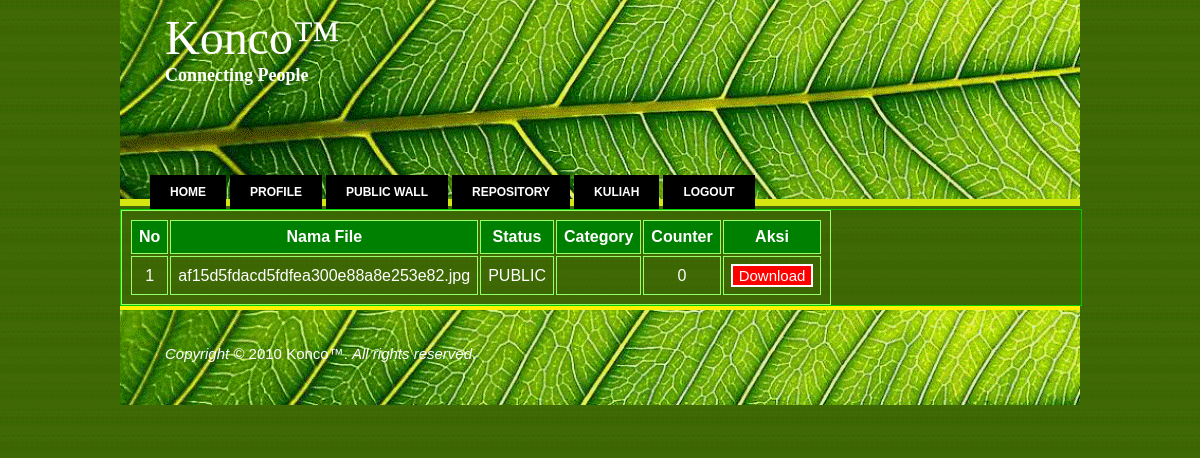
The page /repository.php?userid=9 (signed in) on the database its author committed.
### tables this page shows
CREATE TABLE IF NOT EXISTS `userrepository` (
  `repositoryid` int(11) NOT NULL AUTO_INCREMENT,
  `userid` int(11) NOT NULL,
  `uploadtimestamp` datetime NOT NULL,
  `status` enum('PUBLIC','FOLLOWER','PRIVATE') NOT NULL,
  `filename` varchar(256) NOT NULL,
  `filenamehash` varchar(256) NOT NULL,
  `filesize` int(11) NOT NULL,
  `counter` int(11) NOT NULL,
  `category` varchar(256) NOT NULL,
  PRIMARY KEY (`repositoryid`)
);

### includes/config.php (called while the page is built)
<?php
$cfg['Database']['host'] = '127.0.0.1';
$cfg['Database']['user'] = 'root';
$cfg['Database']['pass'] = 'rootpekoktenan';
$cfg['Database']['tableprefix'] = '';
$cfg['Session']['prefix'] = 'PROGIN_';
$cfg['secret'] = 'salt';
?>

### includes/session.php (called while the page is built, shortened)
<?php
require_once("config.php");
function sessionGet($svar) {
	if(isset($_SESSION[$cfg['Session']['prefix'].$svar])) {
		return $_SESSION[$cfg['Session']['prefix'].$svar];
	} else {
		return false;
	}
}
?>

### includes/repository.php (the view, shortened to what this page needs)
<?php
require_once("session.php");
function ShowRepository($repo_userid) {
    if(sessionGet("activeUserID")== $repo_userid) {
		$tampil="SELECT * FROM userrepository WHERE userid='$repo_userid' ORDER BY category";
    }elseif(isFollower(sessionGet("activeUserID"),$repo_userid)) {
		$tampil="SELECT * FROM userrepository WHERE userid='$repo_userid' AND status='PUBLIC' OR userid='$repo_userid' AND status='FOLLOWER' ORDER BY category";
    }
    else {
		$tampil="SELECT * FROM userrepository WHERE userid='$repo_userid' AND status='PUBLIC' ORDER BY category";
    }
    $hasil = mysql_query($tampil);
    if(mysql_num_rows($hasil) > 0) {
		echo "<div id='repolist'>
				<table><tr><th>No</th><th>Nama File</th><th>Status</th><th>Category</th><th>Counter</th><th>Aksi</th></tr>";
        $no =1;
        while($data = mysql_fetch_array($hasil)) {
            echo "<form method=\"POST\" action=\"repositoryhandler.php\">";
            echo "<input type=hidden name=repositoryid value=$data[repositoryid]>
		<input type=hidden name=filenamehash value=$data[filenamehash]>
		<tr><td class='no'>$no</td>
                    <td>$data[filename]</td>";
					if(sessionGet("activeUserID")== $repo_userid) {
				$public='';
				$follower='';
				$private='';
				if($data[status]=='PUBLIC')
				{
					$public='SELECTED';
				}elseif($data[status]=='FOLLOWER')
				{
					$follower='SELECTED';
				}elseif($data[status]=='PRIVATE')
				{
					$private='SELECTED';
				}
				echo "<td>			<select name=\"statusupdate\" value=$data[status]>
						<option value=\"PUBLIC\" $public >PUBLIC</option>
						<option value=\"FOLLOWER\" $follower >FOLLOWER</option>
						<option value=\"PRIVATE\" $private >PRIVATE</option>
						</select></td>
						<td><input name=\"categoryupdate\" type=\"textbox\" value=$data[category]></td>";
			}else{
                    echo "<td>$data[status]</td>
					<td>$data[category]</td>";}
					echo "<td class='count'>$data[counter]</td><td>";
            echo "<input class='repobutton' type=submit value=Download name='downloadfileuser'>
                 </td>
		 </tr></form>";
            $no++;
        };
        echo "</table></div>";
    }
    else {
        echo "<div id='repolist'>Repository Kosong!<div>";
    }
}
function isFollower($user_id,$target_userid) {
    $result = mysql_query("SELECT * FROM userfollowing WHERE userid='$user_id' AND targetuserid='$target_userid'");
    if(mysql_num_rows($result)>0) {
        return true;
    }
    else {
        return false;
    }
}
?>

### css/style1.css (style rules this page uses)
body { background:#000000 url(../images/black.jpg) repeat; font-family: Arial, Helvetica, sans-serif; font-size: 15px; color: #FFFFFF; margin: 0px; padding: 0px; }
table, td, th { border:1px solid #99FF66; vertical-align: middle; padding: 7px; }
th { background-color:green; color:white; }
.repobutton { border: 2px solid #FFFFFF; color: #FFFFFF; background-color: red; width: auto; height: auto; vertical-align: top; font-size: 15px; position: relative; text-align: center; }
#repolist { border: 1px solid #00CC00; float: left; width: 960px; margin-right: auto; margin-left: auto; }
#repolist .no { text-align: center; }
#repolist .count { text-align: center; }

### rows shown on the page
userrepository: filename "af15d5fdacd5fdfea300e88a8e253e82.jpg", status "PUBLIC", counter "0"
